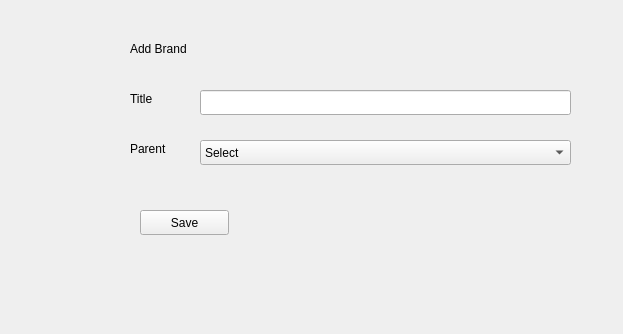
<?xml version="1.0" encoding="UTF-8"?>
<ui version="4.0">
 <class>addBrand</class>
 <widget class="QWidget" name="addBrand">
  <property name="geometry">
   <rect>
    <x>0</x>
    <y>0</y>
    <width>623</width>
    <height>334</height>
   </rect>
  </property>
  <property name="windowTitle">
   <string>Form</string>
  </property>
  <widget class="QLabel" name="lblHeadAddBrand">
   <property name="geometry">
    <rect>
     <x>130</x>
     <y>40</y>
     <width>101</width>
     <height>17</height>
    </rect>
   </property>
   <property name="text">
    <string>Add Brand</string>
   </property>
  </widget>
  <widget class="QLabel" name="lblAddBrandTitle">
   <property name="geometry">
    <rect>
     <x>130</x>
     <y>90</y>
     <width>67</width>
     <height>17</height>
    </rect>
   </property>
   <property name="text">
    <string>Title</string>
   </property>
  </widget>
  <widget class="QLineEdit" name="leAddBrandTitle">
   <property name="geometry">
    <rect>
     <x>200</x>
     <y>90</y>
     <width>371</width>
     <height>25</height>
    </rect>
   </property>
  </widget>
  <widget class="QLabel" name="lblAddBrandParent">
   <property name="geometry">
    <rect>
     <x>130</x>
     <y>140</y>
     <width>67</width>
     <height>17</height>
    </rect>
   </property>
   <property name="text">
    <string>Parent</string>
   </property>
  </widget>
  <widget class="QComboBox" name="cbAddBrandParent">
   <property name="geometry">
    <rect>
     <x>200</x>
     <y>140</y>
     <width>371</width>
     <height>25</height>
    </rect>
   </property>
   <item>
    <property name="text">
     <string>Select</string>
    </property>
   </item>
  </widget>
  <widget class="QPushButton" name="btnAddBrandSave">
   <property name="geometry">
    <rect>
     <x>140</x>
     <y>210</y>
     <width>89</width>
     <height>25</height>
    </rect>
   </property>
   <property name="text">
    <string>Save</string>
   </property>
  </widget>
 </widget>
 <resources/>
 <connections/>
</ui>
